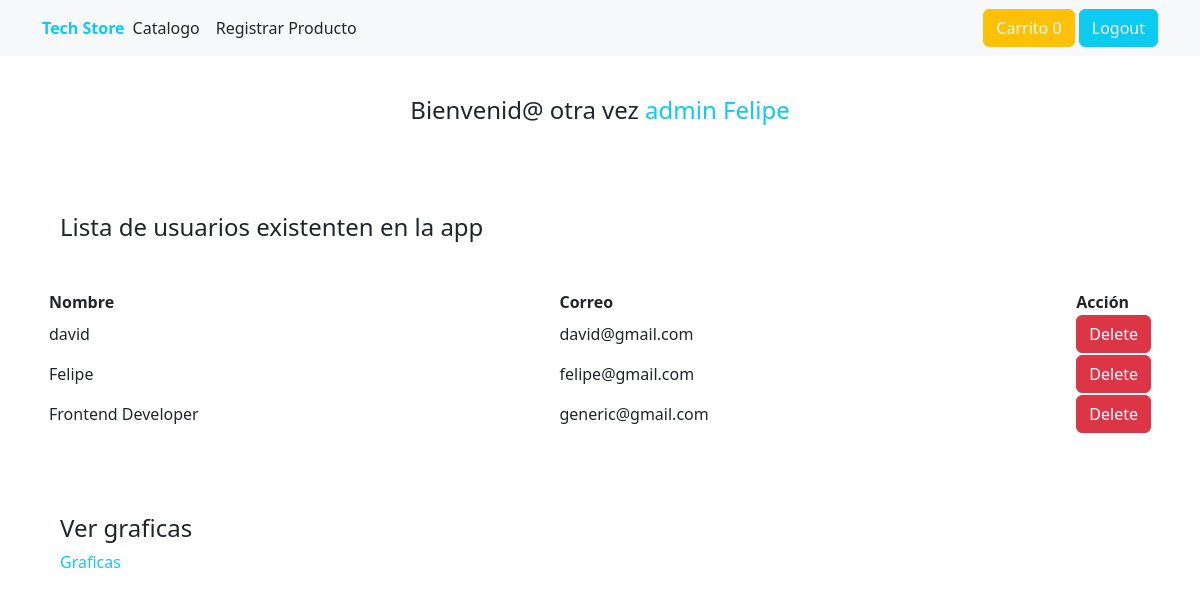
/pages/private/userProfile.php (signed in), run on an earlier commit of the app's database.
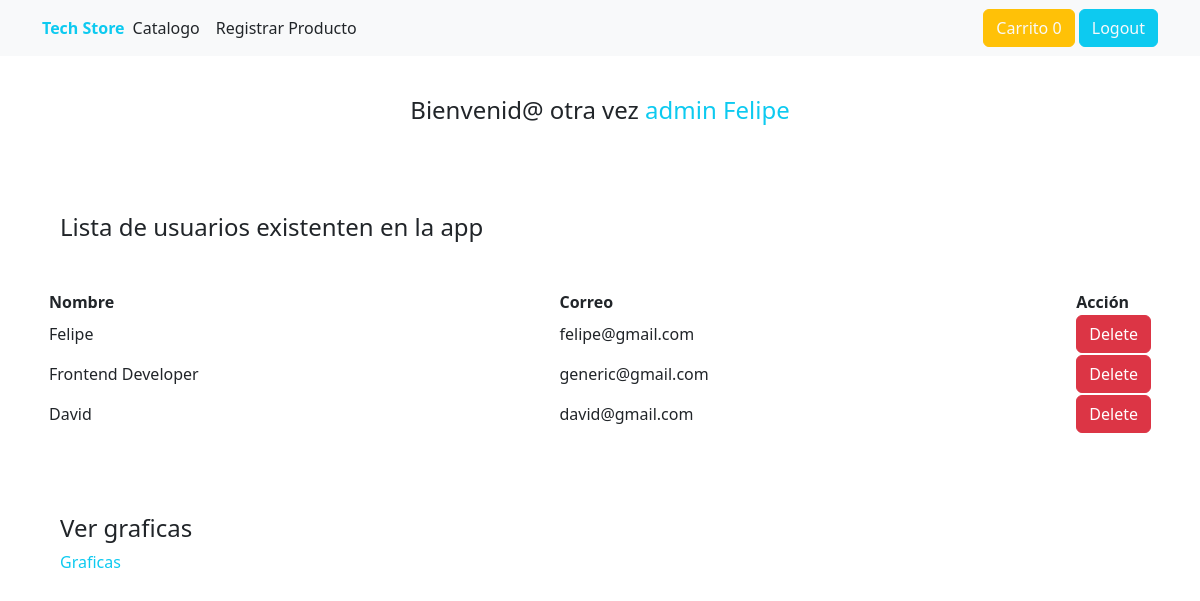
And on a later commit of the database.
### tables this page shows
CREATE TABLE `users` (
  `U_ID` int(11) NOT NULL,
  `U_NAME` varchar(50) NOT NULL,
  `U_EMAIL` varchar(60) NOT NULL,
  `U_PASSWORD` varchar(20) NOT NULL,
  `P_TYPE` varchar(10) NOT NULL
);

### pages/private/userProfile.php (the view, shortened to what this page needs)
<?php
include '../../php/connection.php';
$isAdmin = false;
if (empty($_SESSION["user"])) {
  header("Location: ../../auth/login.php");
  exit();
} else {
  $userName = $_SESSION["user"];
  $userQuery = "SELECT U_NAME, P_TYPE FROM `users` WHERE U_NAME = '$userName'";
  $result = mysqli_query($connection, $userQuery);
  $resulNumRows = mysqli_num_rows($result);
  $result = mysqli_fetch_array($result);
  if ($result["P_TYPE"] == "admin") {
    $isAdmin = true;
    $usersListQuery = "SELECT U_ID, U_NAME, U_EMAIL, U_PASSWORD, P_TYPE FROM `users`";
    $usersListResult = mysqli_query($connection, $usersListQuery);
  } else {
    $isAdmin = false;
  }
}
?>
<!DOCTYPE html>
<html lang="en">
<head>
  <link rel="stylesheet" href="https://cdn.jsdelivr.net/npm/bootstrap@5.2.3/dist/css/bootstrap.min.css">
  <link rel="stylesheet" href="../../global.css">
</head>
<body>
  <header>
    <section class="navbar navbar-expand-lg  navbar-light bg-light position-fixed w-100 top-0 nav">
      <article class="container">
        <a href="../../index.php" class="navbar-brad link-warning text-decoration-none text-info" style="transition: .3s ease-in-out;">
          <strong>Tech Store</strong>
        </a>
        <article class="collapse navbar-collapse" id="navbarHeader">
          <ul class="navbar-nav me-auto mb-2 mb-lg-0">
            <li class="nav-item"><a href="../catalogue.php" class="nav-link active link-info text-dark">Catalogo</a></li>
            <?php
            if ($isAdmin) {
            ?>
              <li class="nav-item"><a href="../registerProducts.php" class="nav-link active link-info text-dark">Registrar Producto</a></li>
            <?php } ?>
          </ul>
          <div>
            <?php
            if (!empty($_SESSION["user"])) {
            ?>
              <a href="../cart.php" class="btn btn-warning text-light">
                Carrito
                <span>
                  <?php
                  if (!empty($_SESSION["shopping_cart"])) {
                    echo count($_SESSION["shopping_cart"]);
                  } else {
                    echo 0;
                  }
                  ?>
                </span>
              </a>
              <a href="../../auth/logout.php" class="btn btn-info text-light">Logout</a>
            <?php
            } else {
            ?>
              <a href="../auth/login/login.php" class="btn btn-info text-light">Login</a>
            <?php
            }
            ?>
          </div>
        </article>
      </article>
    </section>
  </header>
  <main>
    <section class="container mt-5 pt-5 d-flex flex-column gap-5 align-items-center justify-content-evenly">
      <?php
      if ($isAdmin) {
      ?>
        <h4>Bienvenid@ otra vez
          <span class="text-info">admin <?php echo $_SESSION["user"] ?></span>
        </h4>
      <?php
      }
      ?>
    </section>
    <section class="mt-5 mb-5">
      <?php
      if ($isAdmin) {
      ?>
        <h4 class="list__text--before">Lista de usuarios existenten en la app</h4>
        <?php
        if ($resulNumRows > 0) {
        ?>
          <table class="table-responsive m-5">
            <thead>
              <th class="w-50">Nombre</th>
              <th class="w-50">Correo</th>
              <th class="w-25">Acción</th>
            </thead>
            <?php
            foreach ($usersListResult as $key => $value) {
            ?>
              <form method="post" action="../../utils/deleteUser.php">
                <tbody>
                  <td>
                    <?php echo $value["U_NAME"]; ?>
                  </td>
                  <td>
                    <?php echo $value["U_EMAIL"]; ?>
                  </td>
                  <td>
                    <button class="btn btn-danger" type="submit">Delete</button>
                  </td>
                </tbody>
              </form>
            <?php
            }
            ?>
          </table>
        <?php
        } else {
        ?>
          <h3 class="ist__text--before">No existen ususarios en la DB.</h3>
        <?php
        }
        ?>
        <h4 class="list__text--before">Ver graficas</h4>
        <a href="./graphics/graphics.php" class="list__text--before text-decoration-none text-info link-warning">Graficas</a>
      <?php
      }
      ?>
    </section>
  </main>
</body>
</html>

### global.css (style rules this page uses)
a { transition: 0.3s ease-in-out; }
.nav { z-index: 1; }

### pages/private/userProfile.php (style rules this page uses)
.list__text--before { margin-left: 5%; margin-top: 5rem; }

What changed in the data, as far as the page shows it:
removed users: U_NAME "david", U_EMAIL "david@gmail.com"
added users: U_NAME "David", U_EMAIL "david@gmail.com"
